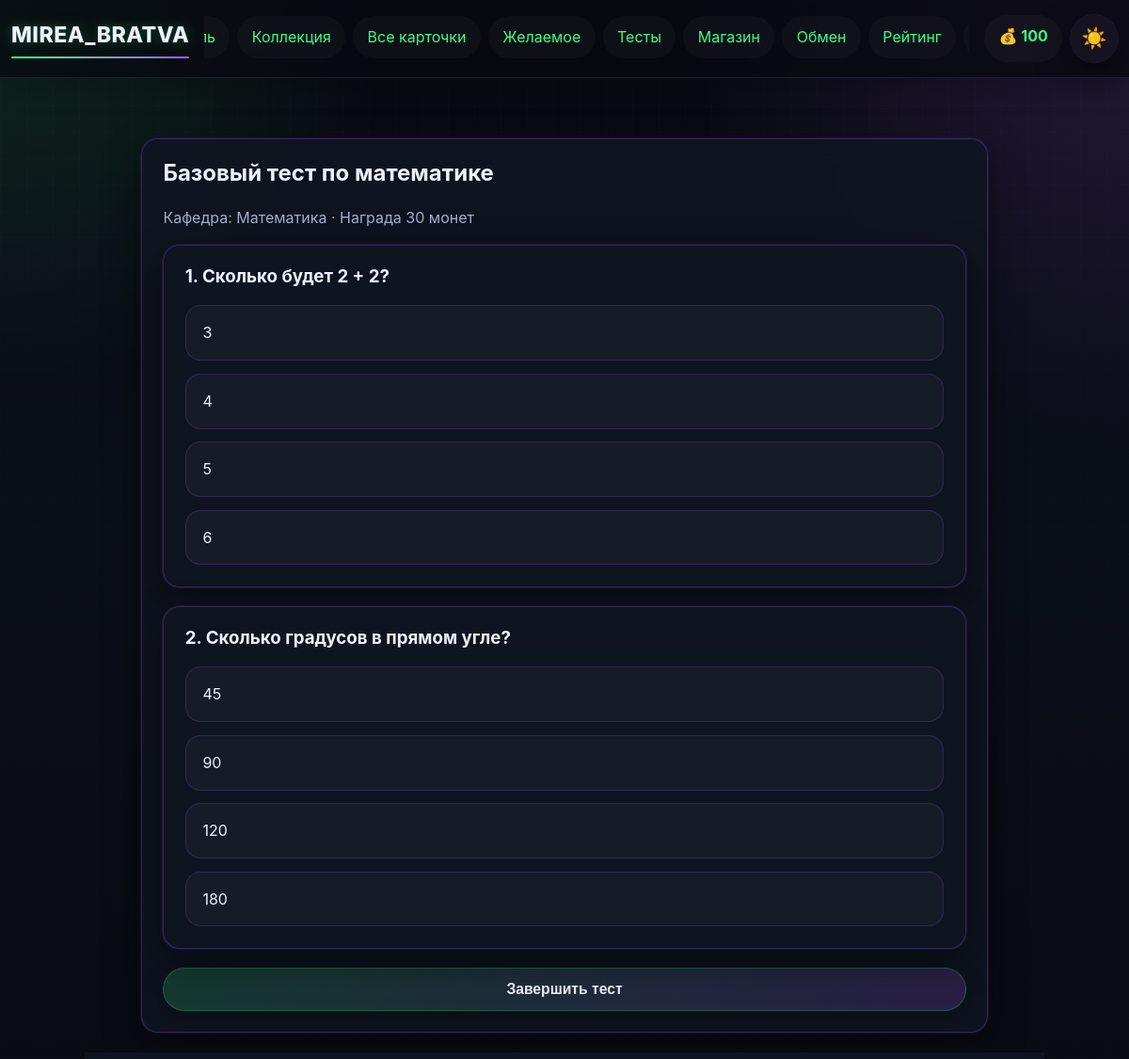
The page /quiz/1 (signed in) on the database its author committed.
### app.py (models this page shows)
class User(UserMixin, db.Model):
    __tablename__ = 'user'
    id = db.Column(db.Integer, primary_key=True)
    username = db.Column(db.String(80), unique=True, nullable=False)
    email = db.Column(db.String(120), unique=True, nullable=False)
    password_hash = db.Column(db.String(200), nullable=False)
    coins = db.Column(db.Integer, default=100)
    profile_theme = db.Column(db.String(50), default='dark')
    avatar_frame = db.Column(db.String(50), default='none')
    bio = db.Column(db.Text, default='')
    owned_frames = db.Column(db.Text, default='[]')
    avatar_icon = db.Column(db.String(50), default='letter')
    created_at = db.Column(db.DateTime, default=datetime.utcnow)
    last_daily_bonus = db.Column(db.DateTime, default=None)

class Quiz(db.Model):
    __tablename__ = 'quiz'
    id = db.Column(db.Integer, primary_key=True)
    subject = db.Column(db.String(50), nullable=False)
    title = db.Column(db.String(100), nullable=False)
    reward_coins = db.Column(db.Integer, default=50)
    passing_score = db.Column(db.Integer, default=60)

class Question(db.Model):
    __tablename__ = 'question'
    id = db.Column(db.Integer, primary_key=True)
    quiz_id = db.Column(db.Integer, db.ForeignKey('quiz.id'), nullable=False)
    text = db.Column(db.String(500), nullable=False)
    option1 = db.Column(db.String(200), nullable=False)
    option2 = db.Column(db.String(200), nullable=False)
    option3 = db.Column(db.String(200), nullable=False)
    option4 = db.Column(db.String(200), nullable=False)
    correct_option = db.Column(db.Integer, nullable=False)
    quiz = db.relationship('Quiz', backref=db.backref('questions', lazy=True))

### app.py (the view, shortened to what this page needs)
@app.route('/quiz/<int:quiz_id>', methods=['GET', 'POST'])
@login_required
def take_quiz(quiz_id):
    quiz = Quiz.query.get_or_404(quiz_id)
    questions = Question.query.filter_by(quiz_id=quiz_id).all()
    return render_template('quiz.html', quiz=quiz, questions=questions)

### app.py (called while the page is built)
@login_manager.user_loader
def load_user(user_id):
    return db.session.get(User, int(user_id))

### templates/quiz.html (shortened to what this page needs)
{% extends "base.html" %}
{% block content %}
<div class="auth-form quiz-form-shell" style="max-width: 900px;">
    <h2>{{ quiz.title }}</h2>
    <p>Кафедра: {{ quiz.subject }} · Награда {{ quiz.reward_coins }} монет</p>
    <form method="POST" class="quiz-options-form">
        {% for question in questions %}
            <section class="question-card">
                <h3>{{ loop.index }}. {{ question.text }}</h3>
                <div class="quiz-option-list">
                    {% for option_value, option_text in [(1, question.option1), (2, question.option2), (3, question.option3), (4, question.option4)] %}
                    <label class="quiz-option-card">
                        <span>{{ option_text }}</span>
                    </label>
                    {% endfor %}
                </div>
            </section>
        {% endfor %}
        <button type="submit" class="btn">Завершить тест</button>
    </form>
</div>
{% endblock %}

### templates/base.html (shortened to what this page needs)
<!DOCTYPE html>
<html lang="ru">
<head>
    <link rel="stylesheet" href="{{ url_for('static', filename='css/style.css') }}">
</head>
<body class="{% if current_user.is_authenticated and current_user.profile_theme == 'light' %}light-theme{% else %}dark-theme{% endif %}">
    <nav class="navbar">
        <div class="nav-container">
            <a class="nav-logo" href="{{ url_for('index') }}">MIREA_BRATVA</a>
            <div class="nav-main">
                <ul class="nav-menu">
                    {% if current_user.is_authenticated %}
                        <li><a href="{{ url_for('profile') }}">Профиль</a></li>
                        <li><a href="{{ url_for('collection') }}">Коллекция</a></li>
                        <li><a href="{{ url_for('cards_catalog') }}">Все карточки</a></li>
                        <li><a href="{{ url_for('wishlist') }}">Желаемое</a></li>
                        <li><a href="{{ url_for('quizzes') }}">Тесты</a></li>
                        <li><a href="{{ url_for('shop') }}">Магазин</a></li>
                        <li><a href="{{ url_for('exchange') }}">Обмен</a></li>
                        <li><a href="{{ url_for('rating') }}">Рейтинг</a></li>
                        <li><a href="{{ url_for('logout') }}">Выйти</a></li>
                    {% else %}
                        <li><a href="{{ url_for('login') }}">Вход</a></li>
                        <li><a href="{{ url_for('register') }}">Регистрация</a></li>
                    {% endif %}
                </ul>
            </div>
            {% if current_user.is_authenticated %}
            <div class="nav-actions">
                <div class="coins">💰 {{ current_user.coins }}</div>
                <a class="theme-toggle nav-pill" href="{{ url_for('toggle_theme') }}" title="Переключить тему">
                    {% if current_user.profile_theme == 'light' %}🌙{% else %}☀️{% endif %}
                </a>
            </div>
            {% endif %}
        </div>
    </nav>
    <main class="container">
        {% block content %}{% endblock %}
    </main>
</body>
</html>

### rows shown on the page
User: coins "100"
Quiz: title "Базовый тест по математике", subject "Математика", reward_coins "30"
Question: text "Сколько будет 2 + 2?", option_text "3" "4" "5" "6"
Question: text "Сколько градусов в прямом угле?", option1 "45", option2 "90", option3 "120", option4 "180"
